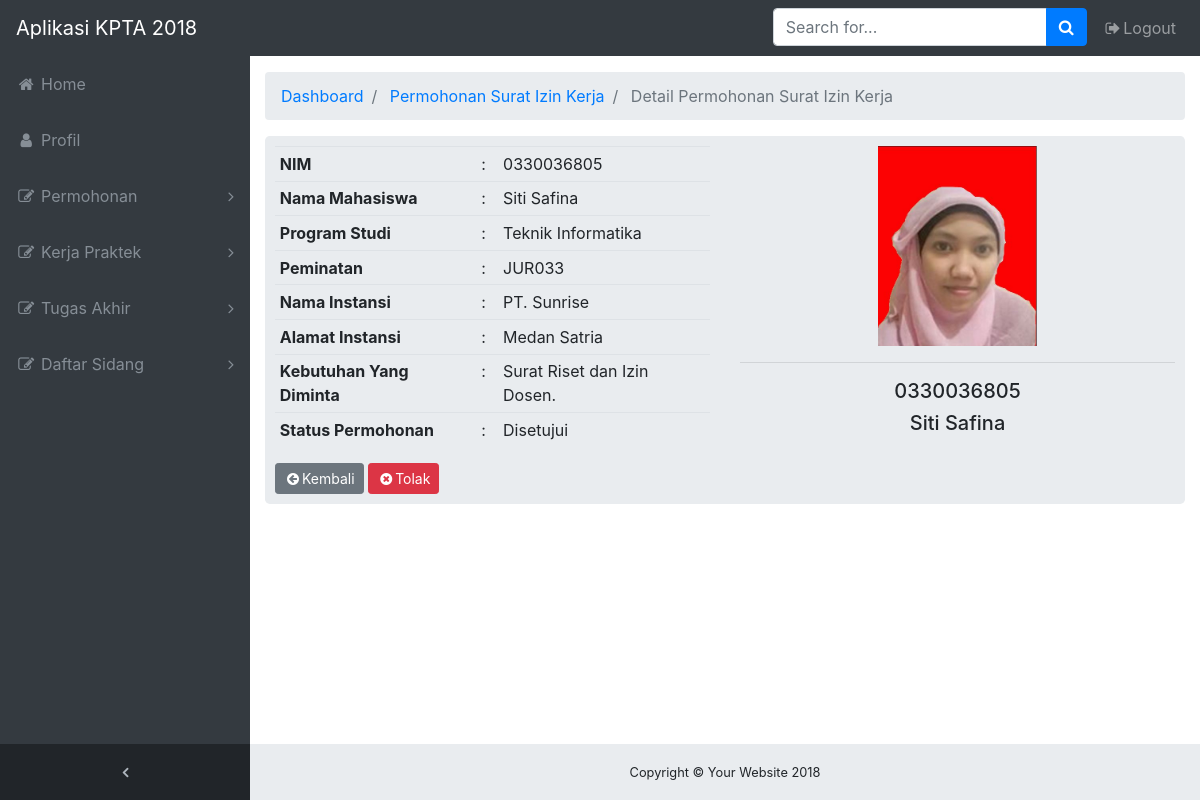
The page /admin/index.php?p=permohonan_tools&ts=kp&nim=0330036805&act=detail on the database its author committed.
### tables this page shows
CREATE TABLE IF NOT EXISTS `surat_kp` (
  `id_surat_kp` varchar(15) NOT NULL,
  `judul_kp` varchar(15) NOT NULL,
  `nim` varchar(15) DEFAULT NULL,
  `nama_instansi` varchar(80) DEFAULT NULL,
  `alamat_instansi` text,
  `kebutuhan_instansi` text,
  `status` varchar(30) DEFAULT NULL,
  PRIMARY KEY (`id_surat_kp`)
);

CREATE TABLE IF NOT EXISTS `mahasiswa` (
  `nim` varchar(15) NOT NULL,
  `nama_mahasiswa` varchar(100) DEFAULT NULL,
  `email_mahasiswa` varchar(100) DEFAULT NULL,
  `tanggal_lahir_mahasiswa` date DEFAULT NULL,
  `tempat_lahir_mahasiswa` varchar(40) DEFAULT NULL,
  `agama_mahasiswa` varchar(15) DEFAULT NULL,
  `password_mahasiswa` varchar(100) DEFAULT NULL,
  `jk_mahasiswa` enum('L','P') DEFAULT NULL,
  `semester_mahasiswa` int(11) DEFAULT NULL,
  `alamat_mahasiswa` text,
  `telepon_mahasiswa` varchar(15) DEFAULT NULL,
  `kode_jurusan` varchar(15) DEFAULT NULL,
  `jumlah_sks` int(11) DEFAULT NULL,
  `foto_mahasiswa` varchar(100) DEFAULT NULL,
  PRIMARY KEY (`nim`)
);

CREATE TABLE IF NOT EXISTS `jurusan` (
  `kode_jurusan` varchar(15) NOT NULL,
  `nama_jurusan` varchar(70) DEFAULT NULL,
  `kode_fakultas` varchar(15) DEFAULT NULL,
  PRIMARY KEY (`kode_jurusan`)
);

### admin/controller.php (called while the page is built, shortened)
<?php
if (!empty($_GET['nim'])) {
  $query_surat_kp_nim = "SELECT * FROM surat_kp INNER JOIN mahasiswa INNER JOIN jurusan ON `surat_kp`.`nim` = `mahasiswa`.`nim` AND `mahasiswa`.`kode_jurusan` = `jurusan`.`kode_jurusan` WHERE `surat_kp`.`nim` = '$_GET[nim]'";
  $sql_surat_kp_nim = mysqli_query($mysqli,$query_surat_kp_nim);
}
?>

### admin/konten/02_pages/pkp_detail.php (the view, shortened to what this page needs)
<ol class="breadcrumb">
  <li class="breadcrumb-item">
    <a href="?p=">Dashboard</a>
  </li>
  <li class="breadcrumb-item active">
    <a href="?p=permohonan_SIK">Permohonan Surat Izin Kerja</a>
  </li>
  <li class="breadcrumb-item active">
    Detail Permohonan Surat Izin Kerja
  </li>
</ol>
<div class="jumbotron" style="padding:10px">
  <div class="row">
    <div class="col-lg-6">
      <form action="?a=permohonan_aksi" method="post">
      <table class="table table-sm table-hover ">
        <?php
        foreach ($sql_surat_kp_nim as $key) {
          extract($key);
          $nim = $nim;
          $nama = $nama_mahasiswa;
          $foto = $foto_mahasiswa;
          ?>
               <tr>
                   <th>NIM</th>
                   <td width="5%">:</td>
                   <td><input type="hidden" name="nim" value="<?php echo $nim; ?>" required><?php echo $nim; ?></td>
               </tr>
               <tr>
                   <th>Nama Mahasiswa</th>
                   <td width="5%">:</td>
                   <td><?php echo $nama_mahasiswa; ?></td>
               </tr>
               <tr>
                   <th>Program Studi</th>
                   <td width="5%">:</td>
                   <td><?php echo $nama_jurusan; ?></td>
               </tr>
               <tr>
                   <th>Peminatan</th>
                   <td width="5%">:</td>
                   <td><?php echo $kode_jurusan; ?></td>
               </tr>
               <tr>
                   <th>Nama Instansi</th>
                   <td width="5%">:</td>
                   <td><?php echo $nama_instansi; ?></td>
               </tr>
               <tr>
                   <th>Alamat Instansi</th>
                   <td width="5%">:</td>
                   <td><?php echo $alamat_instansi; ?></td>
               </tr>
               <tr>
                   <th>Kebutuhan Yang Diminta</th>
                   <td width="5%">:</td>
                   <td><?php echo $kebutuhan_instansi; ?></td>
               </tr>
               <tr>
                   <th>Status Permohonan</th>
                   <td width="5%">:</td>
                   <td><?php echo $status; ?></td>
               </tr>
               <?php
             }
              ?>
      </table>
      <a href="?p=permohonan_SIK" class="btn btn-secondary btn-sm">
        <i class="fa fa-fw fa-arrow-circle-left"></i>Kembali</a>
      <?php
      if ($status == 'Disetujui') {
        ?>
        <a href="?p=permohonan_tools&ts=kp&nim=<?php echo $nim; ?>&act=x" class="btn btn-danger btn-sm">
          <i class="fa fa-fw fa-times-circle"></i>Tolak</a>
        <?php
      }
      else{
        ?>
        <a href="?p=permohonan_tools&ts=kp&nim=<?php echo $nim; ?>&act=v" class="btn btn-success btn-sm">
          <i class="fa fa-fw fa-check-circle"></i>Setujui</a>
        <?php
      }
      ?>
      </form>
    </div>
    <div class="col-lg-6 text-center">
      <img src="img/<?php echo $foto ?>" alt="profil" height="200"><br>
      <hr>
      <h5><?php echo $nim; ?></h5>
      <h5><?php echo $nama; ?></h5>
    </div>
  </div>
</div>

### admin/assets/css/sb-admin.css (style rules this page uses)
html { position: relative; min-height: 100%; }
body { overflow-x: hidden; }
body.sticky-footer { margin-bottom: 56px; }
body.fixed-nav { padding-top: 56px; }

### rows shown on the page
surat_kp: mahasiswa.nim "0330036805", mahasiswa.nama_mahasiswa "Siti Safina", jurusan.nama_jurusan "Teknik Informatika", jurusan.kode_jurusan "JUR033", nama_instansi "PT. Sunrise", alamat_instansi "Medan Satria", kebutuhan_instansi "Surat Riset dan Izin Dosen.", status "Disetujui", mahasiswa.foto_mahasiswa (picture)
